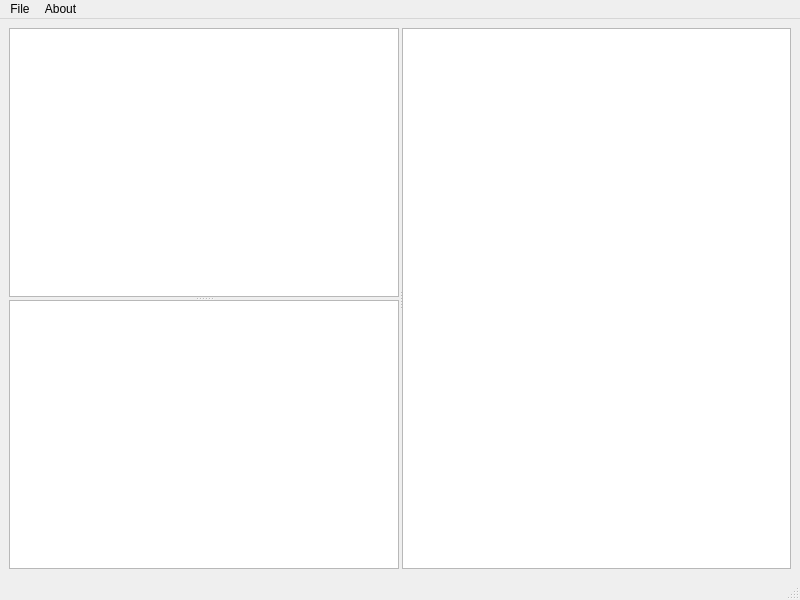
<?xml version="1.0" encoding="UTF-8"?>
<ui version="4.0">
 <class>DashBoard</class>
 <widget class="QMainWindow" name="DashBoard">
  <property name="geometry">
   <rect>
    <x>0</x>
    <y>0</y>
    <width>800</width>
    <height>600</height>
   </rect>
  </property>
  <property name="windowTitle">
   <string notr="true">GPA</string>
  </property>
  <property name="toolTip">
   <string notr="true">Welcome to GPA</string>
  </property>
  <widget class="QWidget" name="centralwidget">
   <layout class="QHBoxLayout" name="horizontalLayout_4">
    <item>
     <widget class="QSplitter" name="splitter_2">
      <property name="orientation">
       <enum>Qt::Horizontal</enum>
      </property>
      <property name="handleWidth">
       <number>3</number>
      </property>
      <widget class="QWidget" name="verticalLayoutWidget">
       <layout class="QVBoxLayout" name="verticalLayout_3">
        <item>
         <widget class="QSplitter" name="splitter">
          <property name="orientation">
           <enum>Qt::Vertical</enum>
          </property>
          <property name="handleWidth">
           <number>3</number>
          </property>
          <widget class="QWidget" name="verticalLayoutWidget_2">
           <layout class="QVBoxLayout" name="verticalLayout_4">
            <item>
             <widget class="QListView" name="listView">
              <property name="toolTip">
               <string>List View</string>
              </property>
             </widget>
            </item>
           </layout>
          </widget>
          <widget class="QWidget" name="verticalLayoutWidget_3">
           <layout class="QVBoxLayout" name="verticalLayout_5">
            <item>
             <widget class="QListView" name="listView_2">
              <property name="toolTip">
               <string>List View</string>
              </property>
             </widget>
            </item>
           </layout>
          </widget>
         </widget>
        </item>
       </layout>
      </widget>
      <widget class="QWidget" name="horizontalLayoutWidget">
       <layout class="QHBoxLayout" name="horizontalLayout_2">
        <item>
         <widget class="QTableView" name="tableView">
          <property name="toolTip">
           <string>Table View</string>
          </property>
         </widget>
        </item>
       </layout>
      </widget>
     </widget>
    </item>
   </layout>
  </widget>
  <widget class="QMenuBar" name="menubar">
   <property name="geometry">
    <rect>
     <x>0</x>
     <y>0</y>
     <width>800</width>
     <height>21</height>
    </rect>
   </property>
   <widget class="QMenu" name="menuFile">
    <property name="title">
     <string>File</string>
    </property>
    <addaction name="actionNew"/>
    <addaction name="actionOpen"/>
    <addaction name="actionExit"/>
   </widget>
   <widget class="QMenu" name="menuInfo">
    <property name="title">
     <string>About</string>
    </property>
    <addaction name="actionInfo"/>
   </widget>
   <addaction name="menuFile"/>
   <addaction name="menuInfo"/>
  </widget>
  <widget class="QStatusBar" name="statusbar"/>
  <action name="actionNew">
   <property name="text">
    <string>New</string>
   </property>
  </action>
  <action name="actionOpen">
   <property name="text">
    <string>Open</string>
   </property>
  </action>
  <action name="actionInfo">
   <property name="text">
    <string>Info</string>
   </property>
  </action>
  <action name="actionExit">
   <property name="text">
    <string>Exit</string>
   </property>
  </action>
 </widget>
 <resources/>
 <connections/>
</ui>
